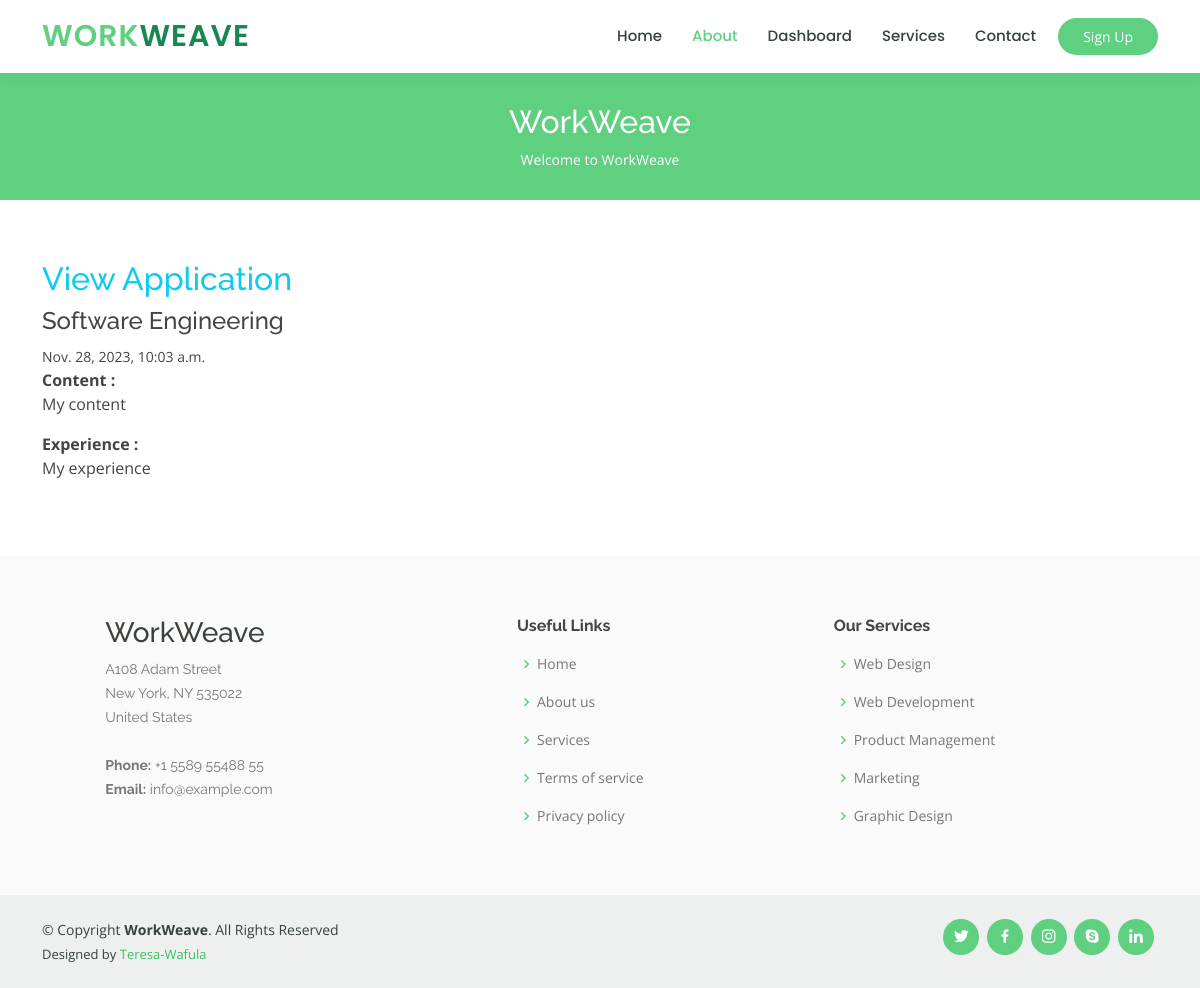
/application/1/ (signed in), run on the app's committed database.
### Jobs/models.py (models this page shows, shortened)
class Application(models.Model):
    job = models.ForeignKey(Job, related_name='applications', on_delete=models.CASCADE)
    content = models.TextField()
    experience = models.TextField()
    created_by = models.ForeignKey(User, related_name='applications', on_delete=models.CASCADE)
    created_at = models.DateTimeField(auto_now_add=True)

class Job(models.Model):
    title = models.CharField(max_length=50)
    description = models.TextField()
    long_description = models.TextField(blank=True, null=True)
    created_by = models.ForeignKey(User, related_name='jobs', on_delete=models.CASCADE)
    created_at = models.DateTimeField(auto_now_add=True)
    change_at = models.DateTimeField(auto_now=True)

### Jobs/views.py (the view)
# urls.py: path('application/<int:application_id>/', view_application, name="application"),
@login_required
def view_application(request, application_id):
    if request.user.userprofile.is_employer:
        application = get_object_or_404(Application, pk=application_id, job__created_by=request.user)
        context={
            'application':application
        }
    else:
        application = get_object_or_404(Application, pk = application_id, created_by = request.user)
        context={
            'application':application
        }
        return render(request, 'view_application.html', context)

### templates/view_application.html
{% extends 'base.html' %}
{% block content %}
    <div class="container justify-content-around">
    <h2 class="text-info">View Application</h2>
    <h4 class="subhead">{{ application.job.title }}</h4>
    <small>{{ application.created_at }}</small>
    <p><strong>Content :</strong><br>{{ application.content }}</p>
    <p><strong>Experience :</strong><br>{{ application.experience }}</p>
    </div>
{% endblock %}

### static/assets/css/style.css (style rules this page uses)
body { font-family: "Open Sans", sans-serif; color: #444444; }
h1, h2, h3, h4, h5, h6 { font-family: "Raleway", sans-serif; }

### data on the page
Application: job "Software Engineering", created_at "Nov. 28, 2023, 10:03 a.m.", content "My content", experience "My experience"
